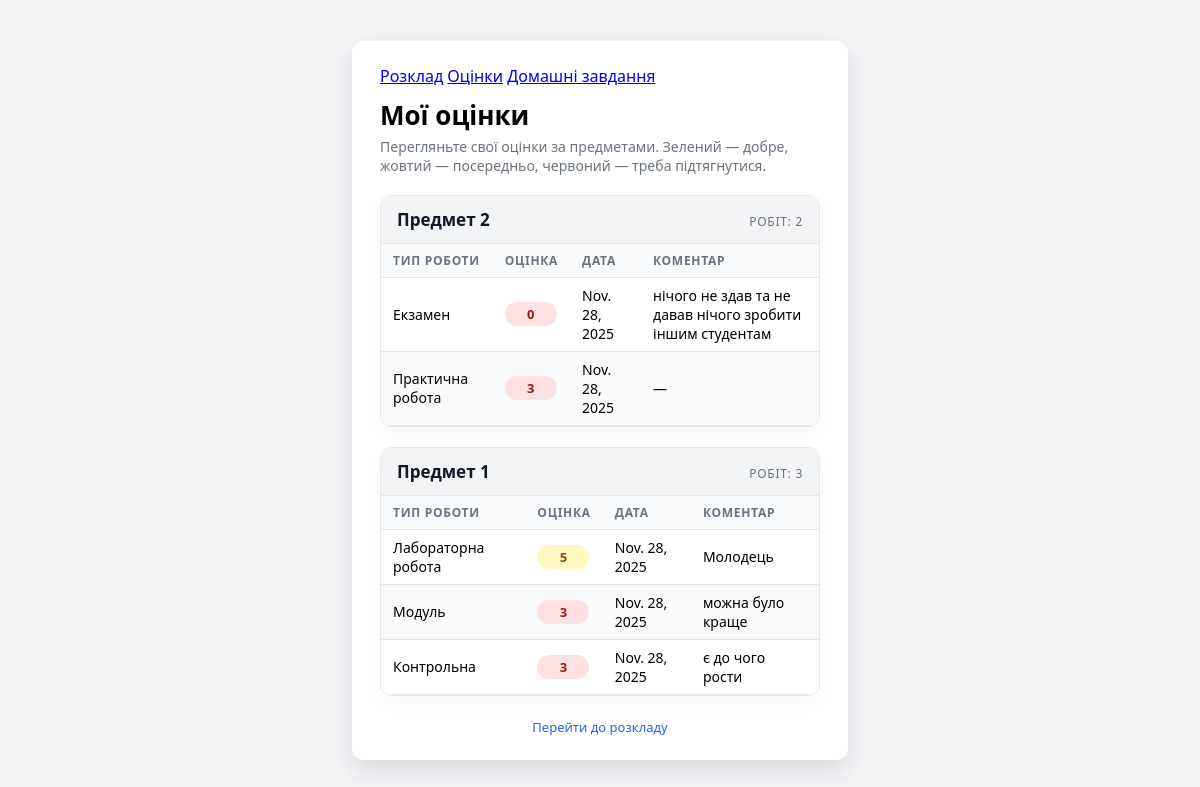
/grades/ (signed in), run on an earlier commit of the app's database.
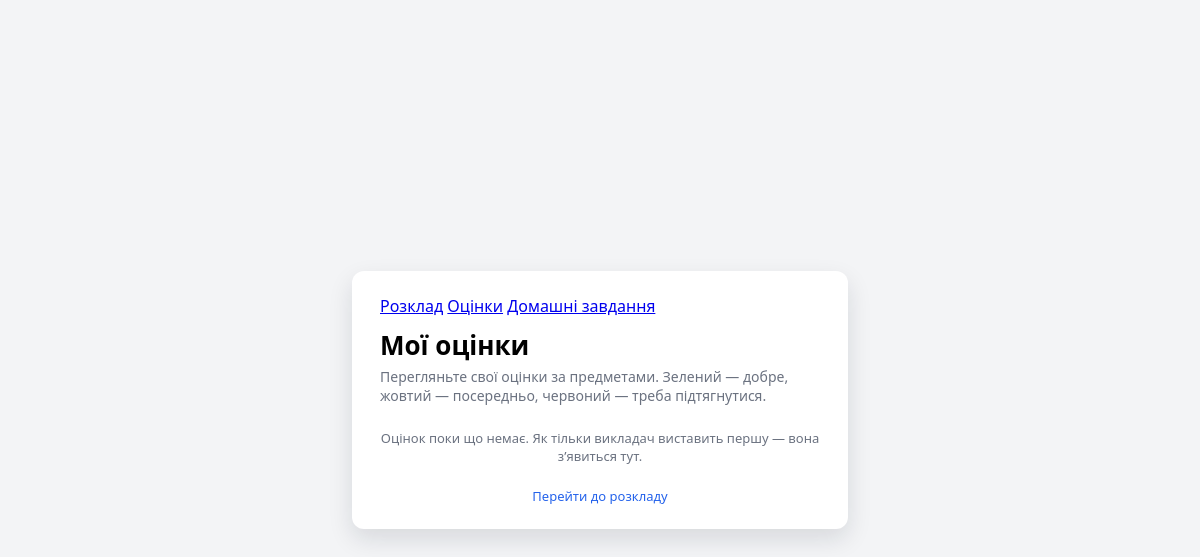
And on a later commit of the database.
### diary/models.py (models this page shows, shortened)
class Subject(models.Model):
    name = models.CharField("Назва предмета", max_length=100)
    short_name = models.CharField("Коротка назва", max_length=30, blank=True)
    class Meta:
        verbose_name = "Предмет"
        verbose_name_plural = "Предмети"

class Grade(models.Model):
    GRADE_TYPES = [
        ("lab", "Лабораторна робота"),
        ("practice", "Практична робота"),
        ("test", "Контрольна"),
        ("module", "Модуль"),
        ("exam", "Екзамен"),
        ("other", "Інше"),
    ]
    student = models.ForeignKey(
        settings.AUTH_USER_MODEL,
        on_delete=models.CASCADE,
        verbose_name="Студент"
    )
    subject = models.ForeignKey(
        Subject,
        on_delete=models.CASCADE,
        verbose_name="Предмет"
    )
    grade_type = models.CharField(
        "Тип роботи",
        max_length=20,
        choices=GRADE_TYPES
    )
    grade_value = models.PositiveIntegerField("Оцінка", default=0)
    date = models.DateField("Дата", auto_now_add=True)
    comment = models.CharField("Коментар", max_length=255, blank=True)
    class Meta:
        verbose_name = "Оцінка"
        verbose_name_plural = "Оцінки"
        ordering = ["-date"]

### diary/views.py (the view)
# urls.py: path('grades/', grades_view, name='grades'),
@login_required
def grades_view(request):
    grades = Grade.objects.filter(student=request.user).select_related("subject")
    subjects = {}
    for grade in grades:
        subjects.setdefault(grade.subject, []).append(grade)
    context = {
        "subjects": subjects
    }
    return render(request, "diary/grades.html", context)

### templates/diary/grades.html (shortened to what this page needs)
{% extends "base.html" %}
{% block content %}
<div class="card">
    <div style="display:flex; justify-content:space-between; align-items:center; margin-bottom:10px;">
        <div class="view-switch">
            <a href="{% url 'schedule' %}" class="view-pill">Розклад</a>
            <a href="{% url 'grades' %}" class="view-pill view-pill-active">Оцінки</a>
            <a href="{% url 'homework' %}" class="view-pill">Домашні завдання</a>
        </div>
    </div>
    <h1>Мої оцінки</h1>
    <p class="subtitle">
        Перегляньте свої оцінки за предметами.
        Зелений — добре, жовтий — посередньо, червоний — треба підтягнутися.
    </p>
    {% if subjects %}
        {% for subject, grades in subjects.items %}
            <section class="subject-section">
                <div class="subject-header-row">
                    <div>
                        <div class="subject-title">{{ subject.name }}</div>
                    </div>
                    <div class="subject-meta">
                        Робіт: {{ grades|length }}
                    </div>
                </div>
                <table class="grades-table">
                    <thead>
                    <tr>
                        <th>Тип роботи</th>
                        <th>Оцінка</th>
                        <th>Дата</th>
                        <th>Коментар</th>
                    </tr>
                    </thead>
                    <tbody>
                    {% for grade in grades %}
                        <tr>
                            <td>{{ grade.get_grade_type_display }}</td>
                            <td>
                                <span class="grade-badge
                                    {% if grade.grade_value >= 10 %}
                                        grade-good
                                    {% elif grade.grade_value <= 3 %}
                                        grade-bad
                                    {% else %}
                                        grade-ok
                                    {% endif %}
                                ">
                                    {{ grade.grade_value }}
                                </span>
                            </td>
                            <td>{{ grade.date }}</td>
                            <td>{{ grade.comment|default:"—" }}</td>
                        </tr>
                    {% endfor %}
                    </tbody>
                </table>
            </section>
        {% endfor %}
    {% else %}
        <p class="text-muted center" style="margin-top: 24px;">
            Оцінок поки що немає. Як тільки викладач виставить першу — вона з’явиться тут.
        </p>
    {% endif %}
    <div class="bottom-link center" style="margin-top: 22px;">
        <a href="{% url 'schedule' %}" class="link-primary">Перейти до розкладу</a>
    </div>
</div>
{% endblock %}

What changed in the data, as far as the page shows it:
no longer on this page (row unchanged): Subject: name "Предмет 2", grades "2"
removed Grade: grade_type "Екзамен", grade_value "0", date "Nov. 28, 2025", comment "нічого не здав та не давав нічого зробити іншим студентам", shown under "Предмет 2"
removed Grade: grade_type "Практична робота", grade_value "3", date "Nov. 28, 2025", comment "—", shown under "Предмет 2"
no longer on this page (row unchanged): Subject: name "Предмет 1", grades "3"
removed Grade: grade_type "Лабораторна робота", grade_value "5", date "Nov. 28, 2025", comment "Молодець", shown under "Предмет 1"
removed Grade: grade_type "Модуль", grade_value "3", date "Nov. 28, 2025", comment "можна було краще", shown under "Предмет 1"
removed Grade: grade_type "Контрольна", grade_value "3", date "Nov. 28, 2025", comment "є до чого рости", shown under "Предмет 1"
Also different on the page:
text now shown: "Оцінок поки що немає. Як тільки викладач виставить першу — вона з’явиться тут."
